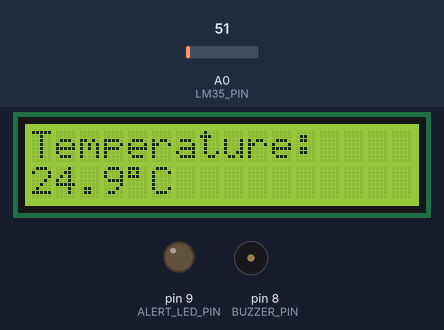
Simulated run of this sketch. Board: Arduino Uno, built with avr-gcc and run on an emulated ATmega328P. Parts: 16×2 character LCD, output pins drawn as LEDs (lit = HIGH), buzzer (waves = sounding). Inputs (shaded band) come from the test bench; at power-on: A0 (LM35_PIN) = 51.

Above: at 2.7 s.
2.8 s: A0 (LM35_PIN) set to 58
At 4.2 s:
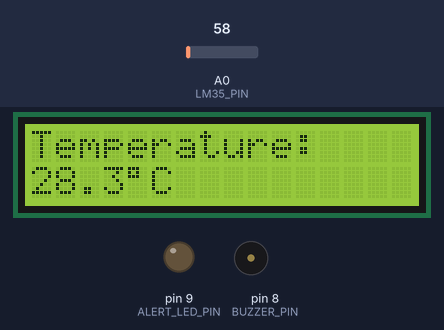
4.5 s: A0 (LM35_PIN) set to 69
At 5.7 s:
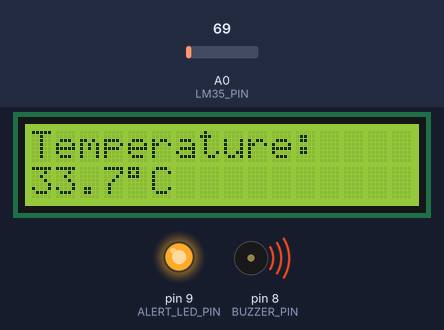
6.0 s: A0 (LM35_PIN) set to 61
At 6.5 s:
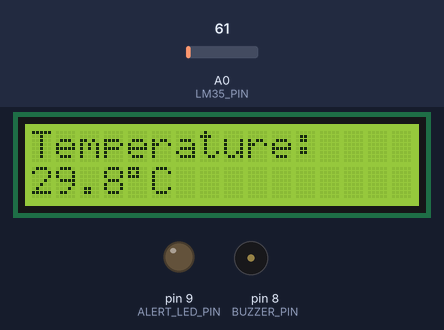
Timing chart, 0 to 9.0 s (numbered marks = the images above; inputs shaded):
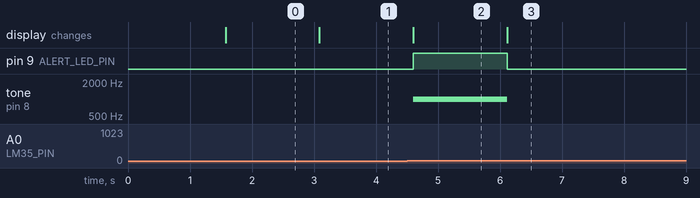

The sketch:

smart_temperature_monitor.ino
```cpp
#include <LiquidCrystal.h>

// ---------------- Pin Definitions ----------------
const int LM35_PIN = A0;
const int BUZZER_PIN = 8;
const int ALERT_LED_PIN = 9;

// LCD: RS, E, D4, D5, D6, D7
LiquidCrystal lcd(12, 11, 5, 4, 3, 2);

// Temperature at or above this value triggers the alert.
const float TEMP_THRESHOLD = 30.0;

void setup() {
  pinMode(BUZZER_PIN, OUTPUT);
  pinMode(ALERT_LED_PIN, OUTPUT);

  digitalWrite(BUZZER_PIN, LOW);
  digitalWrite(ALERT_LED_PIN, LOW);

  lcd.begin(16, 2);
  lcd.clear();
  lcd.setCursor(0, 0);
  lcd.print("Temp Monitor");
  delay(1500);
  lcd.clear();
}

void loop() {
  // Read the LM35 analog output.
  int adcValue = analogRead(LM35_PIN);

  // Arduino UNO uses a 10-bit ADC and a 5 V reference by default.
  float voltage = adcValue * (5.0 / 1023.0);

  // LM35 output is approximately 10 mV per degree Celsius.
  float temperatureC = voltage * 100.0;

  // Display temperature.
  lcd.setCursor(0, 0);
  lcd.print("Temperature:   ");
  lcd.setCursor(0, 1);
  lcd.print(temperatureC, 1);
  lcd.print((char)223); // Degree symbol
  lcd.print("C        ");

  // Threshold-based alert.
  if (temperatureC >= TEMP_THRESHOLD) {
    digitalWrite(ALERT_LED_PIN, HIGH);
    tone(BUZZER_PIN, 1000);
  } else {
    digitalWrite(ALERT_LED_PIN, LOW);
    noTone(BUZZER_PIN);
  }

  delay(500);
}
```

Measured:
- the behaviour switches between 61 and 62 on A0 (LM35_PIN) (found by bisection; images 1 and 2)
- after the input at 2.8 s, the display: changes after 0.29 s (image 1)
- after the input at 4.5 s, pin 9 (ALERT_LED_PIN): LOW → HIGH after 0.10 s; tone on pin 8 (BUZZER_PIN): silent → 1000 Hz after 0.10 s; the display: changes after 0.10 s (image 2)
- after the input at 6.0 s, pin 9 (ALERT_LED_PIN): HIGH → LOW after 0.11 s; tone on pin 8 (BUZZER_PIN): 1000 Hz → silent after 0.11 s; the display: changes after 0.11 s (image 3)
